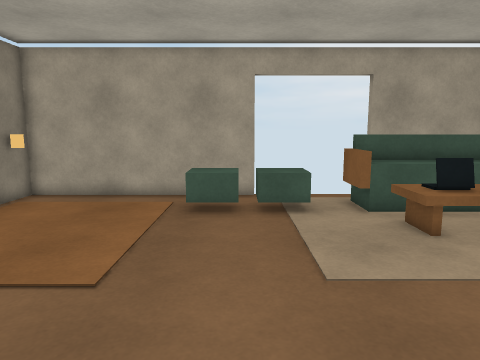
View 1 (above)

14 first-person views from a walk through a 3-D level made in the Unity game engine. The camera is 1.3 m above the floor, tilts 8° down and sees 70° across. The floor is counted in squares, 0.5 m on a side. Each view is taken from the middle of a square. On the plan, view 1 faces up. The plan holds only what a view shows up to about 20 squares ahead; the rest is blank. The player character is not drawn.

View 2
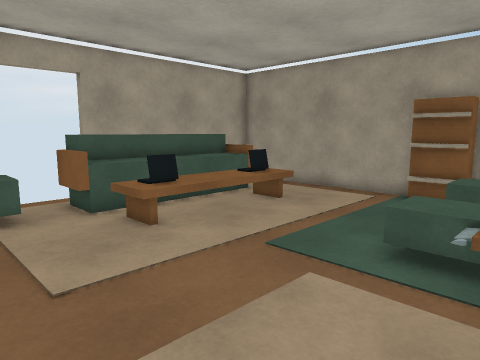

View 3
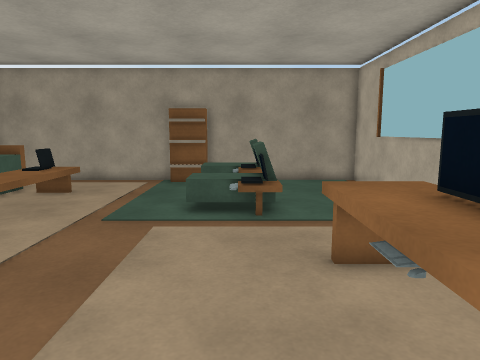

View 4
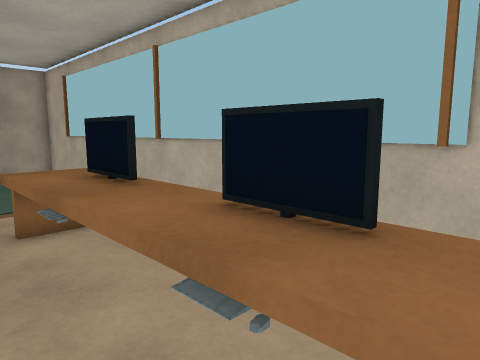

View 5
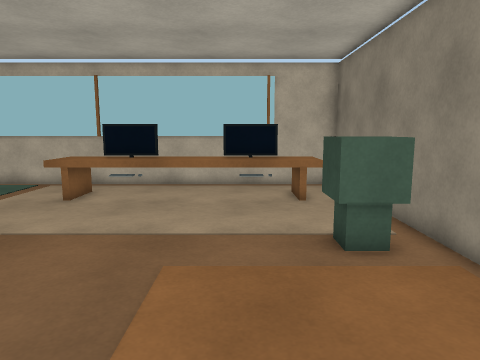

View 6
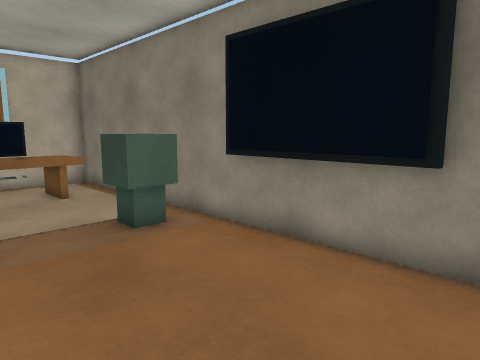

View 7
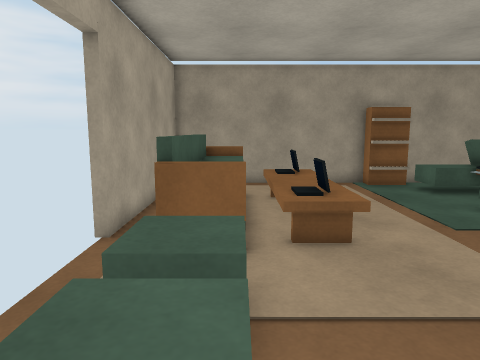

View 8
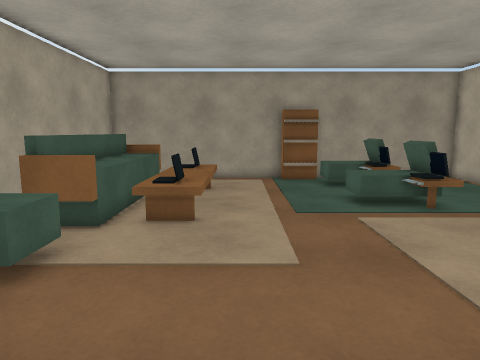

View 9
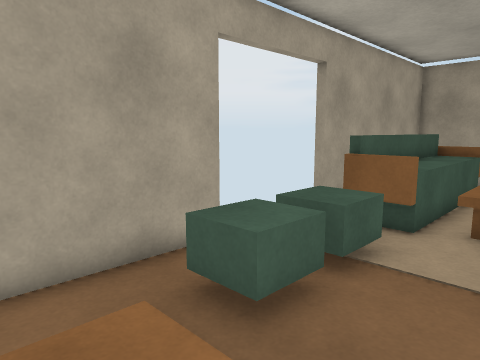

View 10
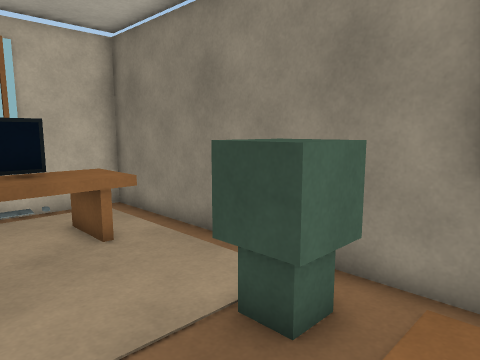

View 11
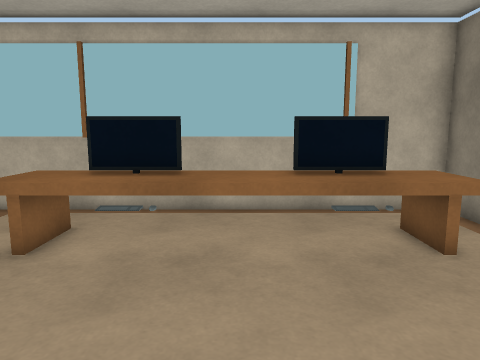

View 12
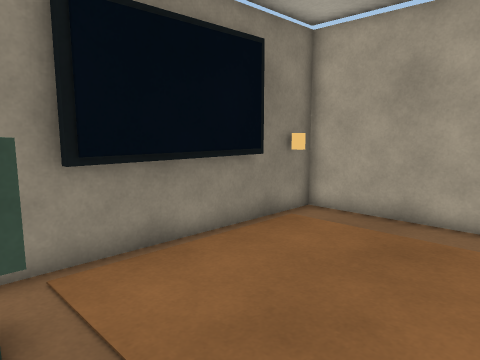

View 13
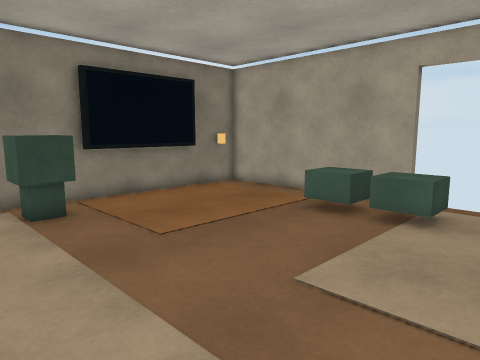

View 14
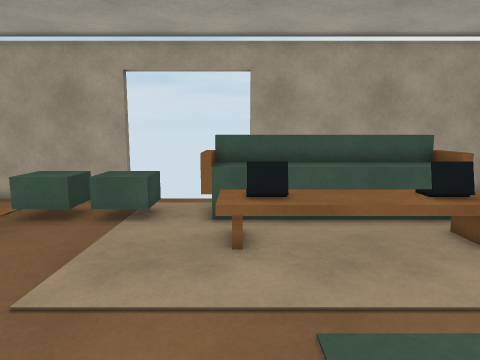

### Floor plan
Key: @ floor where view 1 was taken; # wall or solid block; . main floor; : floor 0.5 m higher than the main floor; / step, stairs or slope; = window, fence, low wall or low ledge; ^ raised ledge; O other object.
Columns run from 9 left of view 1 to 15 right of it. Each row starts with its distance up from view 1.
 15          #     #
 14 ##########.....##########
 13 #O......O.O..=^^^^^^^   #
 12 #......OOOOO.^^^^^^^^^  #
 11 ##.....OOOOO.^^^^^^^^...#
 10 ##............///////...#
  9 ##............//::://...#
  8 ##............///////...#
  7 ##......................#
  6 ##......................#
  5 #OOO...................##
  4 #OOO...................##
  3 #.OO...................##
  2 #...............OO...OO.#
  1 #...............OO..OOO #
  0 #........@......==..==  #
 -1 #.^^^^^^^^^^^...........#
 -2 #.^^^O^^^^O^^...........#
 -3 #.^^==^^^==^^.... ......#
 -4 #................  .....#
 -5 #########################

Where each view was taken, in squares from view 1:
view 1: 0 up, 0 right, facing up
view 2: 0 up, 0 right, facing up-right
view 3: 1 up, 4 left, facing right
view 4: 1 up, 7 left, facing down-right
view 5: 12 up, 4 left, facing down
view 6: 13 up, 2 left, facing down-left
view 7: 11 up, 3 left, facing right
view 8: 7 up, 5 left, facing right
view 9: 8 up, 5 left, facing up-right
view 10: 7 up, 3 left, facing down-left
view 11: 6 up, 2 left, facing down
view 12: 4 up, 2 left, facing up-left
view 13: 1 up, 5 right, facing up-left
view 14: 1 up, 5 right, facing up
